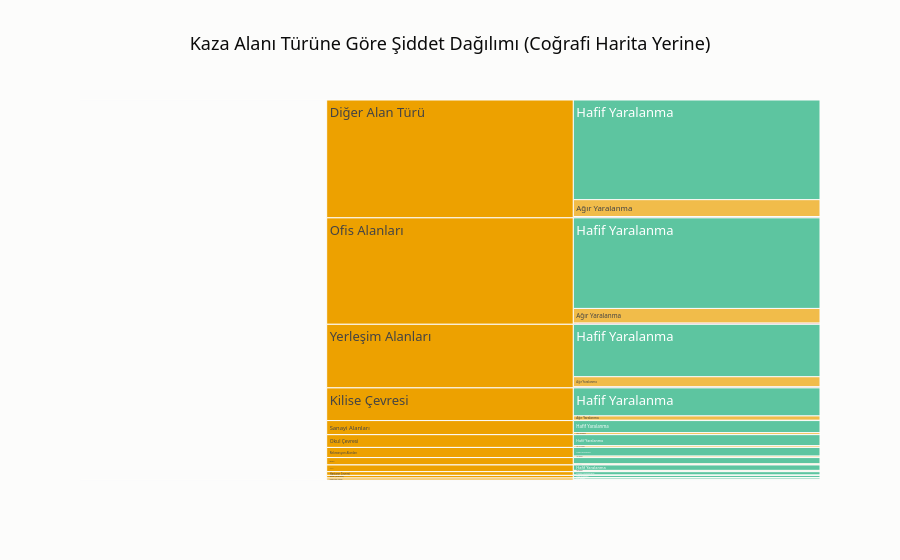

Notebook source saved alongside this figure:
### Markdown cell above
Gerçek koordinat olmasa da elimizdeki "en yakın coğrafi bilgi" kaza alanı
türü (`Area_accident_occured`) — bunu, eksik haritanın yerine geçecek altıncı
görsel olarak alan türü × şiddet kırılımında bir icicle grafiğiyle inceliyoruz.
Nadir alan türlerini (50 örneğin altı) yine "Diğer" altında topluyoruz.

### Code cell
# Kaza alanı türü (Area_accident_occured) kategorilerinin görselde gösterilecek
# Türkçe karşılığı — sütun adı ve ham veri değerleri koddan/modelden etkilenmez,
# sadece bu grafikte yazılan etiket metni değişiyor. "Other" veri setinin kendi
# kategorisi; bizim "Diğer (az örnek)" toplama grubumuzla karışmaması için ayrı
# çevrildi.
ALAN_TR = {
    "Other": "Diğer Alan Türü",
    "Office areas": "Ofis Alanları",
    "Residential areas": "Yerleşim Alanları",
    "Church areas": "Kilise Çevresi",
    "Industrial areas": "Sanayi Alanları",
    "School areas": "Okul Çevresi",
    "Recreational areas": "Rekreasyon Alanları",
    "Outside rural areas": "Kırsal Alan Dışı",
    "Hospital areas": "Hastane Çevresi",
    "Market areas": "Pazar/Çarşı Alanları",
    "Rural village areas": "Kırsal Köy Alanları",
    "Bilinmiyor": "Bilinmiyor",
}

df["Alan_Turu"] = df["Area_accident_occured"].fillna("Bilinmiyor").str.strip()
alan_ham_sayim = df["Alan_Turu"].value_counts()
sik_alan = alan_ham_sayim[alan_ham_sayim >= 50].index.tolist()
df["Alan_Grup"] = df["Alan_Turu"].apply(
    lambda x: ALAN_TR.get(x, x) if x in sik_alan else "Diğer (az örnek)"
)
df["Siddet_TR"] = df["Accident_severity"].map(SIDDET_TR)

alan_siddet = df.groupby(["Alan_Grup", "Siddet_TR"]).size().reset_index(name="Adet")

fig = px.icicle(
    alan_siddet, path=["Alan_Grup", "Siddet_TR"], values="Adet",
    color="Siddet_TR", color_discrete_map=SIDDET_RENK_TR,
    title="Kaza Alanı Türüne Göre Şiddet Dağılımı (Coğrafi Harita Yerine)",
)
fig.update_traces(
    hovertemplate="<b>%{label}</b><br>Kaza sayısı: %{value}<br>Üst kırılıma göre oran: %{percentParent:.1%}<extra></extra>",
)
gorsel_kaydet(fig, "03_alan_turu_siddet_icicle")
fig.show()

### Figure 1 — Plotly figure (JSON) as saved in the notebook; plotly's stock layout.template omitted (floating-point values rounded to 4 significant figures)
{"data": [{"branchvalues": "total", "customdata": [["(?)"], ["(?)"], ["(?)"], ["(?)"], ["(?)"], ["(?)"], ["(?)"], ["(?)"], ["(?)"], ["(?)"], ["(?)"], ["(?)"], ["Ağır Yaralanma"], ["Ağır Yaralanma"], ["Ağır Yaralanma"], ["Ağır Yaralanma"], ["Ağır Yaralanma"], ["Ağır Yaralanma"], ["Ağır Yaralanma"], ["Ağır Yaralanma"], ["Ağır Yaralanma"], ["Ağır Yaralanma"], ["Ağır Yaralanma"], ["Ağır Yaralanma"], ["Hafif Yaralanma"], ["Hafif Yaralanma"], ["Hafif Yaralanma"], ["Hafif Yaralanma"], ["Hafif Yaralanma"], ["Hafif Yaralanma"], ["Hafif Yaralanma"], ["Hafif Yaralanma"], ["Hafif Yaralanma"], ["Hafif Yaralanma"], ["Hafif Yaralanma"], ["Hafif Yaralanma"], ["Ölümlü"], ["Ölümlü"], ["Ölümlü"], ["Ölümlü"], ["Ölümlü"], ["Ölümlü"], ["Ölümlü"], ["Ölümlü"], ["Ölümlü"], ["Ölümlü"], ["Ölümlü"]], "domain": {"x": [0.0, 1.0], "y": [0.0, 1.0]}, "hovertemplate": "<b>%{label}</b><br>Kaza sayısı: %{value}<br>Üst kırılıma göre oran: %{percentParent:.1%}<extra></extra>", "ids": ["Yerleşim Alanları", "Sanayi Alanları", "Bilinmiyor", "Diğer (az örnek)", "Hastane Çevresi", "Kilise Çevresi", "Diğer Alan Türü", "Ofis Alanları", "Okul Çevresi", "Pazar/Çarşı Alanları", "Rekreasyon Alanları", "Kırsal Alan Dışı", "Okul Çevresi/Ağır Yaralanma", "Yerleşim Alanları/Ağır Yaralanma", "Sanayi Alanları/Ağır Yaralanma", "Rekreasyon Alanları/Ağır Yaralanma", "Ofis Alanları/Ağır Yaralanma", "Bilinmiyor/Ağır Yaralanma", "Kilise Çevresi/Ağır Yaralanma", "Diğer (az örnek)/Ağır Yaralanma", "Diğer Alan Türü/Ağır Yaralanma", "Hastane Çevresi/Ağır Yaralanma", "Kırsal Alan Dışı/Ağır Yaralanma", "Pazar/Çarşı Alanları/Ağır Yaralanma", "Pazar/Çarşı Alanları/Hafif Yaralanma", "Bilinmiyor/Hafif Yaralanma", "Diğer (az örnek)/Hafif Yaralanma", "Kırsal Alan Dışı/Hafif Yaralanma", "Diğer Alan Türü/Hafif Yaralanma", "Okul Çevresi/Hafif Yaralanma", "Yerleşim Alanları/Hafif Yaralanma", "Hastane Çevresi/Hafif Yaralanma", "Sanayi Alanları/Hafif Yaralanma", "Kilise Çevresi/Hafif Yaralanma", "Rekreasyon Alanları/Hafif Yaralanma", "Ofis Alanları/Hafif Yaralanma", "Kırsal Alan Dışı/Ölümlü", "Yerleşim Alanları/Ölümlü", "Okul Çevresi/Ölümlü", "Diğer Alan Türü/Ölümlü", "Rekreasyon Alanları/Ölümlü", "Diğer (az örnek)/Ölümlü", "Kilise Çevresi/Ölümlü", "Ofis Alanları/Ölümlü", "Bilinmiyor/Ölümlü", "Pazar/Çarşı Alanları/Ölümlü", "Sanayi Alanları/Ölümlü"], "labels": ["Yerleşim Alanları", "Sanayi Alanları", "Bilinmiyor", "Diğer (az örnek)", "Hastane Çevresi", "Kilise Çevresi", "Diğer Alan Türü", "Ofis Alanları", "Okul Çevresi", "Pazar/Çarşı Alanları", "Rekreasyon Alanları", "Kırsal Alan Dışı", "Ağır Yaralanma", "Ağır Yaralanma", "Ağır Yaralanma", "Ağır Yaralanma", "Ağır Yaralanma", "Ağır Yaralanma", "Ağır Yaralanma", "Ağır Yaralanma", "Ağır Yaralanma", "Ağır Yaralanma", "Ağır Yaralanma", "Ağır Yaralanma", "Hafif Yaralanma", "Hafif Yaralanma", "Hafif Yaralanma", "Hafif Yaralanma", "Hafif Yaralanma", "Hafif Yaralanma", "Hafif Yaralanma", "Hafif Yaralanma", "Hafif Yaralanma", "Hafif Yaralanma", "Hafif Yaralanma", "Hafif Yaralanma", "Ölümlü", "Ölümlü", "Ölümlü", "Ölümlü", "Ölümlü", "Ölümlü", "Ölümlü", "Ölümlü", "Ölümlü", "Ölümlü", "Ölümlü"], "marker": {"colors": ["#eda100", "#eda100", "#eda100", "#eda100", "#eda100", "#eda100", "#eda100", "#eda100", "#eda100", "#eda100", "#eda100", "#eda100", "#eda100", "#eda100", "#eda100", "#eda100", "#eda100", "#eda100", "#eda100", "#eda100", "#eda100", "#eda100", "#eda100", "#eda100", "#1baf7a", "#1baf7a", "#1baf7a", "#1baf7a", "#1baf7a", "#1baf7a", "#1baf7a", "#1baf7a", "#1baf7a", "#1baf7a", "#1baf7a", "#1baf7a", "#e34948", "#e34948", "#e34948", "#e34948", "#e34948", "#e34948", "#e34948", "#e34948", "#e34948", "#e34948", "#e34948"]}, "name": "", "parents": ["", "", "", "", "", "", "", "", "", "", "", "", "Okul Çevresi", "Yerleşim Alanları", "Sanayi Alanları", "Rekreasyon Alanları", "Ofis Alanları", "Bilinmiyor", "Kilise Çevresi", "Diğer (az örnek)", "Diğer Alan Türü", "Hastane Çevresi", "Kırsal Alan Dışı", "Pazar/Çarşı Alanları", "Pazar/Çarşı Alanları", "Bilinmiyor", "Diğer (az örnek)", "Kırsal Alan Dışı", "Diğer Alan Türü", "Okul Çevresi", "Yerleşim Alanları", "Hastane Çevresi", "Sanayi Alanları", "Kilise Çevresi", "Rekreasyon Alanları", "Ofis Alanları", "Kırsal Alan Dışı", "Yerleşim Alanları", "Okul Çevresi", "Diğer Alan Türü", "Rekreasyon Alanları", "Diğer (az örnek)", "Kilise Çevresi", "Ofis Alanları", "Bilinmiyor", "Pazar/Çarşı Alanları", "Sanayi Alanları"], "type": "icicle", "values": [2060.0, 456.0, 239.0, 86.0, 121.0, 1060.0, 3819.0, 3451.0, 415.0, 63.0, 328.0, 218.0, 54.0, 324.0, 60.0, 40.0, 475.0, 34.0, 141.0, 10.0, 546.0, 12.0, 40.0, 7.0, 53.0, 202.0, 73.0, 177.0, 3230.0, 356.0, 1699.0, 109.0, 390.0, 909.0, 280.0, 2937.0, 1.0, 37.0, 5.0, 43.0, 8.0, 3.0, 10.0, 39.0, 3.0, 3.0, 6.0]}], "layout": {"legend": {"tracegroupgap": 0}, "title": {"text": "Kaza Alanı Türüne Göre Şiddet Dağılımı (Coğrafi Harita Yerine)"}}}
